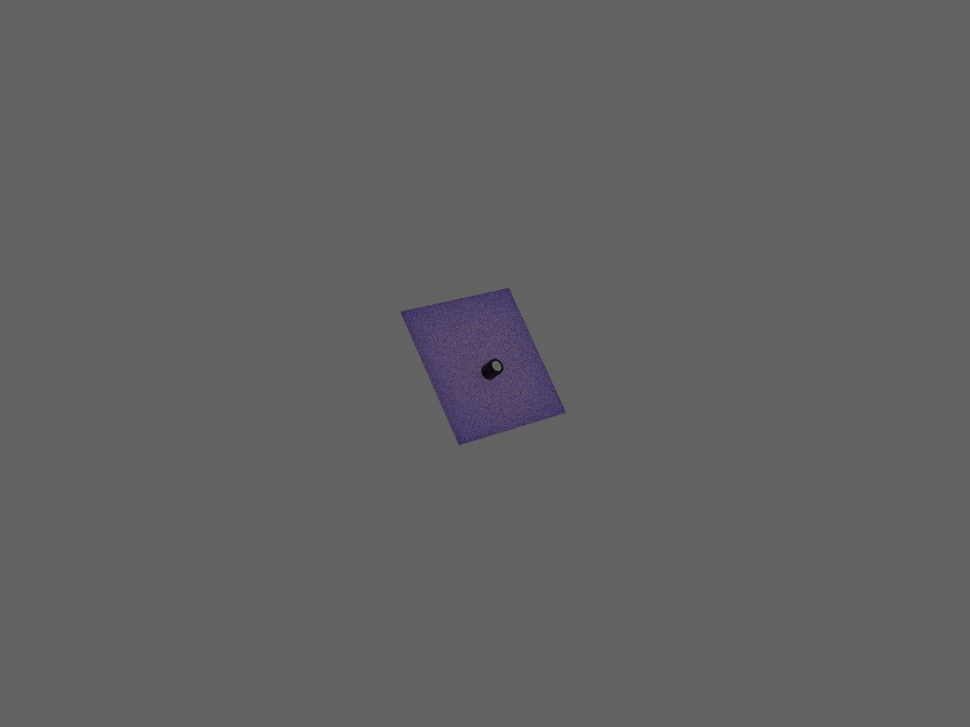
#> input picture datasets/sample_dataset/inputs/i_0000000.png, 970 x 727 px, shrunk from 1280 x 960 before the run, given as the content of the folder ./datasets/Arduino_3q/inputs_whole, which was not available
$ python image_divider.py
#> lines starting #> are read from the running program, lines starting #| are printed output that depends on the picture; pictures that were not available may be replaced by others from this repository, and a replacement may not be noted
import cv2 as cv
from glob import glob
import os

DATASETS_MAIN_PATH = os.path.expanduser("./datasets/")
SELECTED_DATASET = "Arduino_3q"

# TODO: beware of "_whole" directories!
if __name__ == '__main__':
    main_path = os.path.join(DATASETS_MAIN_PATH, SELECTED_DATASET)

    whole_input_imgs_paths = glob(os.path.join(main_path, "inputs_whole/*"))
    divided_input_imgs_folder = os.path.join(main_path, "inputs/")
    for path in whole_input_imgs_paths:
        img = cv.imread(path)
#> img is the input picture: shape (727, 970, 3); mean B, G, R 98.3, 97.5, 97.8

        # Get middle lines
        v_mid = int(img.shape[0]/2)
#> v_mid = 363
        h_mid = int(img.shape[1]/2)
#> h_mid = 485

        # Get cropped images
        img_q1 = img[:v_mid, :h_mid]
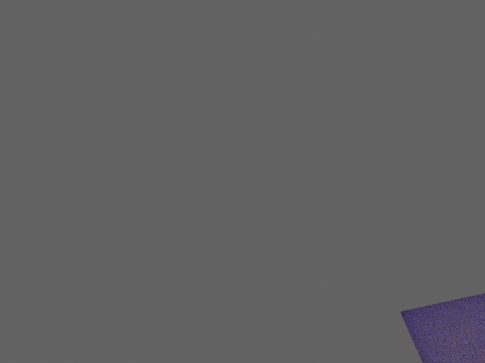
#> img_q1: shape (363, 485, 3); mean B, G, R 98.4, 97.4, 97.7
        img_q2 = img[v_mid:, :h_mid]
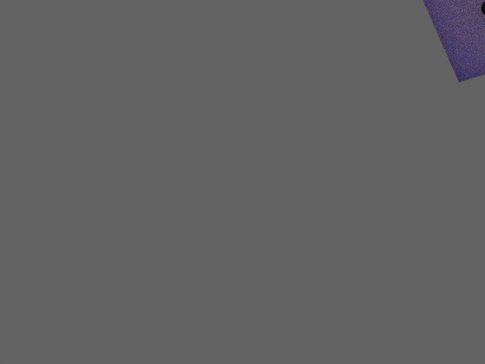
#> img_q2: shape (364, 485, 3); mean B, G, R 98.3, 97.6, 97.8
        img_q3 = img[:v_mid, h_mid:]
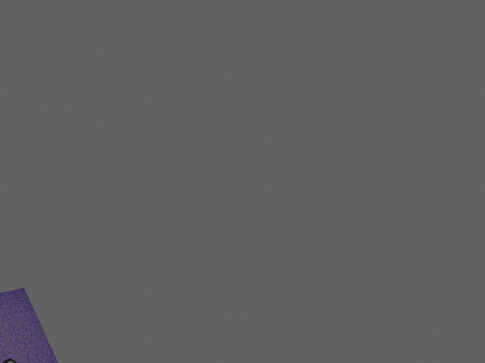
#> img_q3: shape (363, 485, 3); mean B, G, R 98.3, 97.7, 97.9
        img_q4 = img[v_mid:, h_mid:]
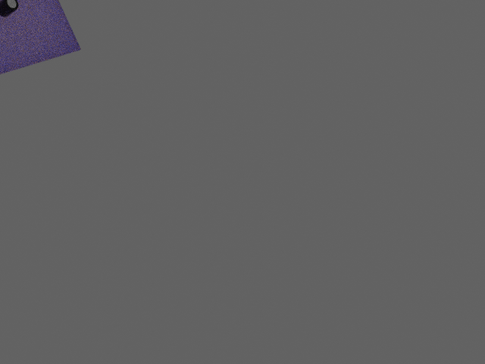
#> img_q4: shape (364, 485, 3); mean B, G, R 98.3, 97.4, 97.7

        previous_name = "".join(path.split("/")[-1][:-4])  # without ".png" at the end

        # Write each divided image
        cv.imwrite(divided_input_imgs_folder + previous_name + "_q1.png", img_q1)
        cv.imwrite(divided_input_imgs_folder + previous_name + "_q2.png", img_q2)
        cv.imwrite(divided_input_imgs_folder + previous_name + "_q3.png", img_q3)
        cv.imwrite(divided_input_imgs_folder + previous_name + "_q4.png", img_q4)

    whole_map_imgs_paths = glob(os.path.join(main_path, "maps_whole/*"))
    divided_map_imgs_folder = os.path.join(main_path, "maps/")
    for path in whole_map_imgs_paths:
        img = cv.imread(path)

        # Get middle lines
        v_mid = int(img.shape[0]/2)
        h_mid = int(img.shape[1]/2)

        # Get cropped images
        img_q1 = img[:v_mid, :h_mid]
        img_q2 = img[v_mid:, :h_mid]
        img_q3 = img[:v_mid, h_mid:]
        img_q4 = img[v_mid:, h_mid:]

        previous_name = "".join(path.split("/")[-1][:-4])  # without ".png" at the end

        # Write each divided image
        cv.imwrite(divided_map_imgs_folder + previous_name + "_q1.png", img_q1)
        cv.imwrite(divided_map_imgs_folder + previous_name + "_q2.png", img_q2)
        cv.imwrite(divided_map_imgs_folder + previous_name + "_q3.png", img_q3)
        cv.imwrite(divided_map_imgs_folder + previous_name + "_q4.png", img_q4)
